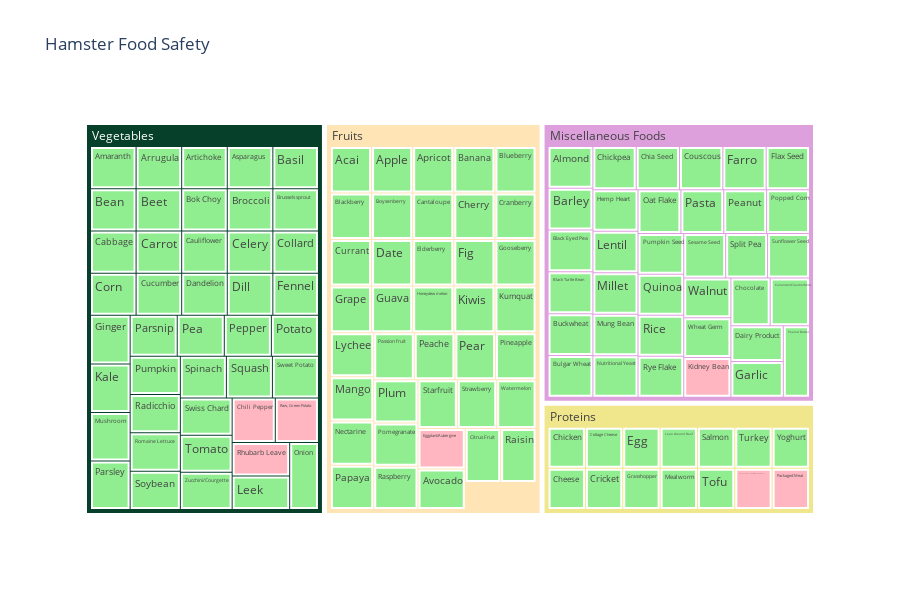

Notebook code for this chart:
### Code cell
#Visualization
treemap_df = df.copy()
treemap_df['safety_status'] = treemap_df['safe'].map({True:'Safe', False: 'Unsafe'})

type_colors = {
    'Fruits': '#FFE4B5',           # Moccasin
    'Vegetables': '#06402B',       # DarkGreen  
    'Proteins': '#F0E68C',         # Khaki
    'Miscellaneous Foods': '#DDA0DD'  # Plum
}

ids = []
labels = []
parents = []
colors = []
hover_text = []
for foodType in treemap_df['type'].unique():
    ids.append(foodType)
    labels.append(foodType)
    parents.append("")
    colors.append(type_colors[foodType])

for _, row in treemap_df.iterrows():
    ids.append(row['food'])
    labels.append(row['food'])
    parents.append(row['type'])
    colors.append('#90EE90' if row['safe'] else '#FFB6C1')
    hover_info = f"Food: {row['food']} <br> Safe: {row['safe']}<br>Controversial: {row['controversial']}<br>Notes: {row['notes']}"
    hover_text.append(hover_info)
fig = go.Figure(go.Treemap(
    ids = ids,
    labels = labels,
    parents = parents,
    marker_colors = colors,
    textfont_size = 12,
    marker_line = dict(width=2, color = 'white'),
    hovertext = hover_text,
    hovertemplate = '%{hovertext}<extra></extra>'
))
fig.update_layout(title="Hamster Food Safety", height=600)

fig.show()

### Figure 1 — Plotly figure (JSON) as saved in the notebook; plotly's stock layout.template omitted (floating-point values rounded to 4 significant figures; data arrays with more than 128 entries replaced by an {"elided": "..."} marker saying what was removed)
{"data": [{"hovertemplate": "%{hovertext}<extra></extra>", "hovertext": {"elided": "131 str values"}, "ids": {"elided": "135 str values"}, "labels": {"elided": "135 str values"}, "marker": {"colors": {"elided": "135 str values"}, "line": {"color": "white", "width": 2}}, "parents": {"elided": "135 str values"}, "textfont": {"size": 12}, "type": "treemap"}], "layout": {"height": 600, "title": {"text": "Hamster Food Safety"}}}
